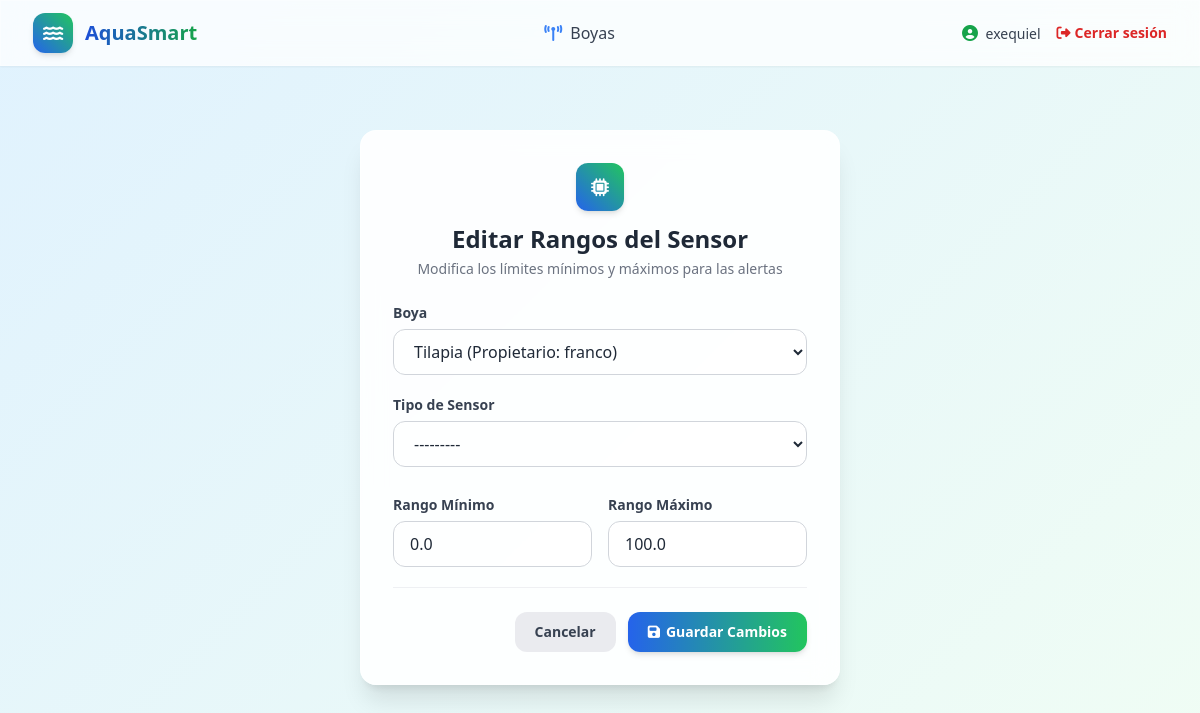
Before: /sensor/1/editar/ (signed in) with the older database file.
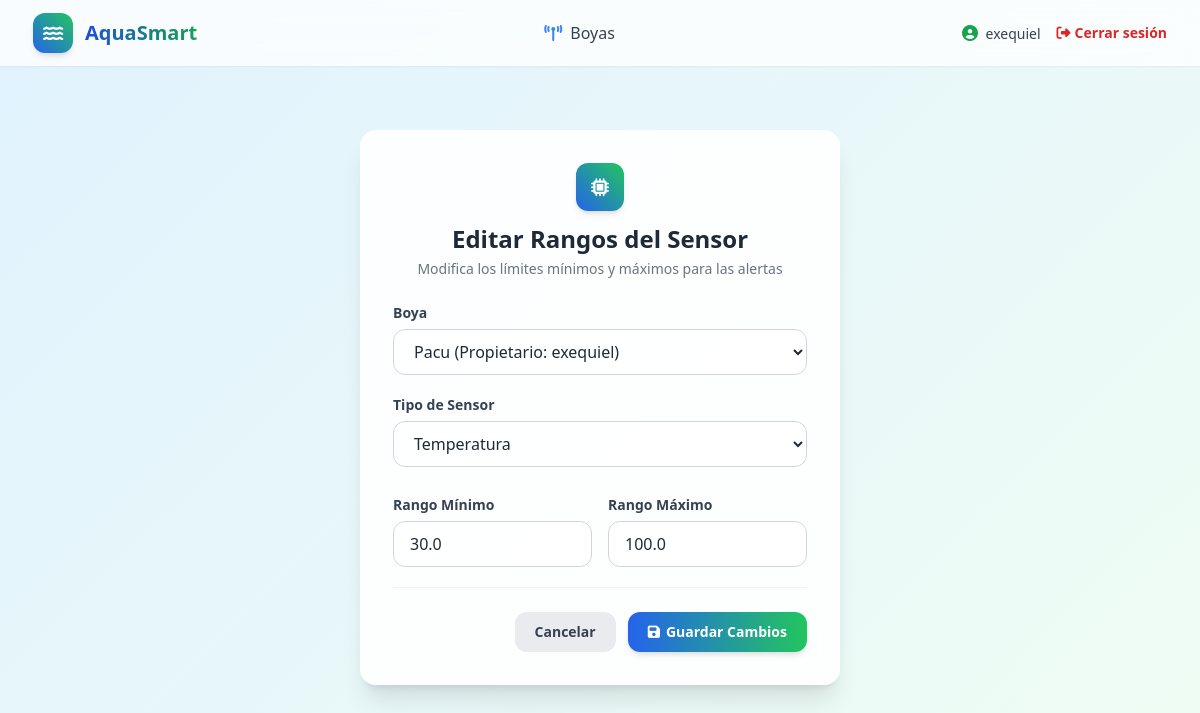
After: the same page with the newer database file.
### boyas/models.py (models this page shows, shortened)
class Sensor(models.Model):
    class TipoSensor(models.TextChoices):
        TEMPERATURA = 'temp', 'Temperatura'
        PH = 'ph', 'pH'
        TURBIDEZ = 'tb', 'Turbidez'
        OXIGENO = 'ox', 'Oxígeno Disuelto'
    boya = models.ForeignKey(
        Boya,
        on_delete=models.CASCADE,
        related_name='sensores',
        verbose_name='Boya',
    )
    tipo = models.CharField(
        max_length=10,
        choices=TipoSensor.choices,
        verbose_name='Tipo de Sensor'
    )
    rango_min = models.FloatField(
        default=0.0,
        verbose_name='Rango Mínimo'
    )
    rango_max = models.FloatField(
        default=100.0,
        verbose_name='Rango Máximo'
    )

### boyas/views.py (the view)
# urls.py: path('sensor/<int:pk>/editar/', views.SensorUpdateView.as_view(), name='sensor_update'),
class SensorUpdateView(LoginRequiredMixin, UserPassesTestMixin, UpdateView):
    model = Sensor
    form_class = SensorForm
    template_name = 'boyas/sensor_form.html'
    success_url = reverse_lazy('boyas_home')
    def get_queryset(self):
        qs = super().get_queryset()
        if self.request.user.is_superuser:
            return qs
        return qs.filter(boya__propietario=self.request.user)
    def test_func(self):
        sensor = self.get_object()
        return (
            self.request.user.is_superuser
            or sensor.boya.propietario == self.request.user
        )

### boyas/templates/boyas/sensor_form.html (shortened to what this page needs)
{% extends 'base.html' %}
{% block content %}
<div class="max-w-lg mx-auto mt-8 px-4">
    <div class="glass-card rounded-2xl p-8 shadow-xl border border-white/50 bg-white/90 backdrop-blur-md">
        <div class="text-center mb-6">
            <div class="w-12 h-12 bg-gradient-to-tr from-blue-600 to-green-500 rounded-xl flex items-center justify-center shadow-md mx-auto mb-3">
                <i class="fas fa-microchip text-white text-lg"></i>
            </div>
            <h2 class="text-2xl font-bold text-gray-800">
                {% if form.instance.pk %}Editar Rangos del Sensor{% else %}Registrar Nuevo Sensor{% endif %}
            </h2>
            <p class="text-sm text-gray-500 mt-1">
                {% if form.instance.pk %}Modifica los límites mínimos y máximos para las alertas{% else %}Asocia un sensor a una boya existente{% endif %}
            </p>
        </div>
        <form method="post" class="space-y-5">
            <div>
                <label for="{{ form.boya.id_for_label }}" class="block text-sm font-semibold text-gray-700 mb-1.5">
                    {{ form.boya.label }}
                </label>
                {{ form.boya }}
            </div>
            <div>
                <label for="{{ form.tipo.id_for_label }}" class="block text-sm font-semibold text-gray-700 mb-1.5">
                    {{ form.tipo.label }}
                </label>
                {{ form.tipo }}
            </div>
            <div class="grid grid-cols-2 gap-4 pt-2">
                <div>
                    <label for="{{ form.rango_min.id_for_label }}" class="block text-sm font-semibold text-gray-700 mb-1.5">
                        {{ form.rango_min.label }}
                    </label>
                    {{ form.rango_min }}
                </div>
                <div>
                    <label for="{{ form.rango_max.id_for_label }}" class="block text-sm font-semibold text-gray-700 mb-1.5">
                        {{ form.rango_max.label }}
                    </label>
                    {{ form.rango_max }}
                </div>
            </div>
            <div class="flex items-center justify-end gap-3 pt-6 border-t border-gray-200/60 mt-6">
                <a href="{% url 'boyas_home' %}"
                   class="px-5 py-2.5 bg-gray-200/80 hover:bg-gray-300 text-gray-700 font-semibold rounded-xl transition-colors text-sm">
                    Cancelar
                </a>
                <button type="submit"
                    class="px-5 py-2.5 bg-gradient-to-r from-blue-600 to-green-500 hover:from-blue-700 hover:to-green-600 text-white font-semibold rounded-xl shadow-md transition-all text-sm flex items-center">
                    <i class="fas fa-save mr-1.5"></i>
                    {% if form.instance.pk %}Guardar Cambios{% else %}Guardar Sensor{% endif %}
                </button>
            </div>
        </form>
    </div>
</div>
{% endblock %}

Changed rows visible on the page:
changed Sensor: boya "Tilapia (Propietario: franco)" → "Pacu (Propietario: exequiel)"; tipo "---------" → "Temperatura"; rango_min "0.0" → "30.0"
